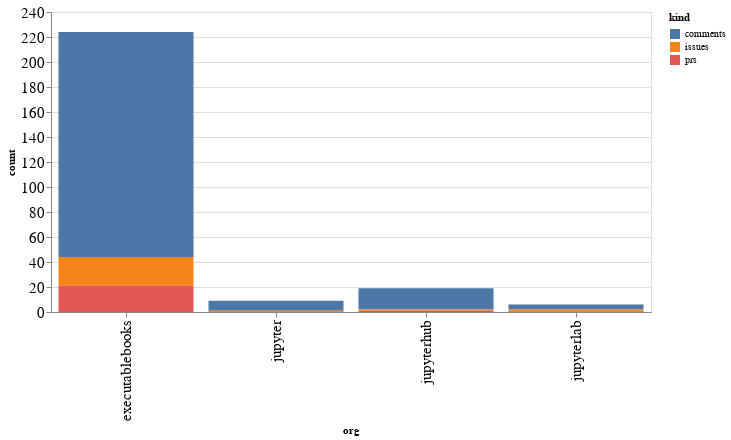

The notebook cell this image was saved under:
### Code cell
alt.Chart(org_summaries, width=600).mark_bar().encode(
    x='org',
    y='count',
    color='kind',
    tooltip="org"
)

### Figure 1 — Vega-Lite specification as saved in the notebook (floating-point values rounded to 4 significant figures)
{"config": {"axisLeft": {"labelFontSize": 15}, "axisBottom": {"labelFontSize": 15}}, "data": {"name": "data-4cfe156d5cc8098a4ff054a6088316fd"}, "mark": "bar", "encoding": {"color": {"type": "nominal", "field": "kind"}, "tooltip": {"type": "nominal", "field": "org"}, "x": {"type": "nominal", "field": "org"}, "y": {"type": "quantitative", "field": "count"}}, "width": 600, "$schema": "https://vega.github.io/schema/vega-lite/v4.8.1.json", "datasets": {"data-4cfe156d5cc8098a4ff054a6088316fd": [{"org": "executablebooks", "kind": "comments", "count": 180}, {"org": "executablebooks", "kind": "issues", "count": 23}, {"org": "executablebooks", "kind": "prs", "count": 21}, {"org": "jupyter", "kind": "comments", "count": 8}, {"org": "jupyter", "kind": "issues", "count": 1}, {"org": "jupyterhub", "kind": "comments", "count": 17}, {"org": "jupyterhub", "kind": "issues", "count": 1}, {"org": "jupyterhub", "kind": "prs", "count": 1}, {"org": "jupyterlab", "kind": "comments", "count": 4}, {"org": "jupyterlab", "kind": "issues", "count": 2}]}}
